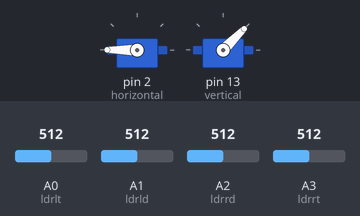
This sketch was run on a simulated Arduino Uno, built with avr-gcc and run on an emulated ATmega328P. On the bench: 2 × servo. Inputs (shaded band) come from the test bench; at power-on: A0 (ldrlt) = 512, A3 (ldrrt) = 512, A1 (ldrld) = 512, A2 (ldrrd) = 512.

Above: at 3.7 s.
3.8 s: A0 (ldrlt) set to 681
5.3 s: A0 (ldrlt) set to 702
At 5.46 s:
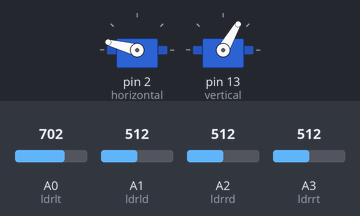
At 7.9 s:
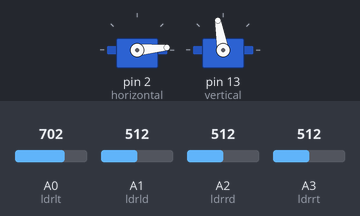
8.3 s: A3 (ldrrt) set to 153
9.8 s: A3 (ldrrt) set to 135
At 11.7 s:
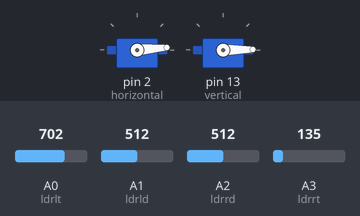
12.3 s: A1 (ldrld) set to 153
13.8 s: A1 (ldrld) set to 132
At 14.26 s:
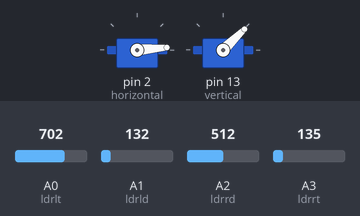
Timing chart, 0 to 16.8 s (numbered marks = the images above; inputs shaded):
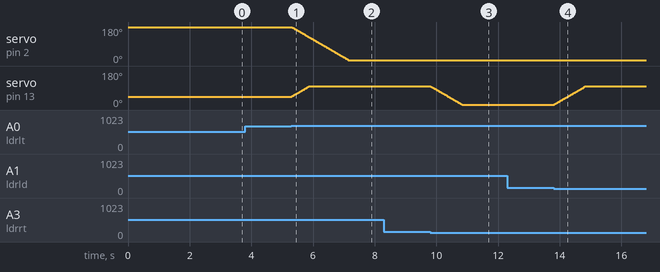

Measured:
- the behaviour switches between 693 and 694 on A0 (ldrlt) (found by bisection; images 0 and 1)
- the behaviour switches between 142 and 141 on A3 (ldrrt) (found by bisection; images 2 and 3)
- the behaviour switches between 144 and 143 on A1 (ldrld) (found by bisection; images 3 and 4)
- after the input at 3.8 s, every drawn part: stays the same
- after the input at 5.3 s, servo on pin 2 (horizontal): moves from 180° to 5° over 1.8 s, starting at once; servo on pin 13 (vertical): moves from 45° to 100° over 0.57 s, starting at once
- after the input at 8.3 s, every drawn part: stays the same
- after the input at 9.8 s, servo on pin 13 (vertical): moves from 100° to 1° over 1.0 s, starting at once
- after the input at 12.3 s, every drawn part: stays the same
- after the input at 13.8 s, servo on pin 13 (vertical): moves from 1° to 100° over 1.0 s, starting at once

The sketch:

solar_tracker.ino
```cpp
#include <Servo.h>

Servo horizontal; // Horizontal Servo Motor
int servohori = 180;
int servohoriLimitHigh = 175;
int servohoriLimitLow = 5;

Servo vertical; // Vertical Servo Motor
int servovert = 45;
int servovertLimitHigh = 100;
int servovertLimitLow = 1;

// LDR pin connections
int ldrlt = A0; // Bottom Left LDR
int ldrrt = A3; // Bottom Right LDR
int ldrld = A1; // Top Left LDR
int ldrrd = A2; // Top Right LDR

void setup() {
  horizontal.attach(2);
  vertical.attach(13);
  horizontal.write(180);
  vertical.write(45);
  delay(2500);
}

void loop() {
  int lt = analogRead(ldrlt); // Top left
  int rt = analogRead(ldrrt); // Top right
  int ld = analogRead(ldrld); // Bottom left
  int rd = analogRead(ldrrd); // Bottom right

  int dtime = 10;
  int tol = 90; // Tolerance value for adjustment

  int avt = (lt + rt) / 2; // Average value of top sensors
  int avd = (ld + rd) / 2; // Average value of bottom sensors
  int avl = (lt + ld) / 2; // Average value of left sensors
  int avr = (rt + rd) / 2; // Average value of right sensors

  int dvert = avt - avd; // Difference between top and bottom
  int dhoriz = avl - avr; // Difference between left and right

  if (abs(dvert) > tol) {
    if (avt > avd) {
      servovert = ++servovert;
      if (servovert > servovertLimitHigh) servovert = servovertLimitHigh;
    } else {
      servovert = --servovert;
      if (servovert < servovertLimitLow) servovert = servovertLimitLow;
    }
    vertical.write(servovert);
  }

  if (abs(dhoriz) > tol) {
    if (avl > avr) {
      servohori = --servohori;
      if (servohori < servohoriLimitLow) servohori = servohoriLimitLow;
    } else {
      servohori = ++servohori;
      if (servohori > servohoriLimitHigh) servohori = servohoriLimitHigh;
    }
    horizontal.write(servohori);
  }

  delay(dtime);
}
```
